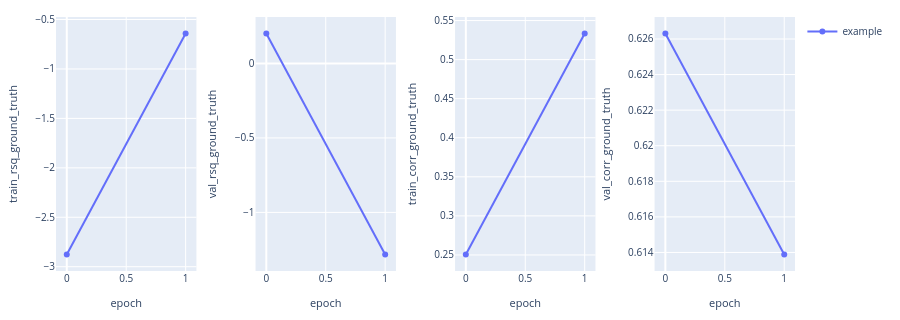

Notebook code cell kept with this figure:
### Code cell
analysis = BagOfWordsAnalysisConfig.from_grouped({
    "example": [(0, config.study_folder)]
})

analysis.plot_vs_epoch([
    rsq_expr(split="train", y="ground_truth"),
    rsq_expr(split="val", y="ground_truth"),
    corr_expr(split="train", y="ground_truth"),
    corr_expr(split="val", y="ground_truth"),
])

### Figure 1 — Plotly figure (JSON) as saved in the notebook; plotly's stock layout.template omitted (floating-point values rounded to 4 significant figures)
{"data": [{"customdata": [[0.2, 1], [0.2, 1]], "hovertemplate": "epoch: %{x}<br>train_rsq_ground_truth: %{y}<br>dataset corr: %{customdata[0]}<br>n_seeds: %{customdata[1]}<extra>example</extra>", "legendgroup": "example", "line": {"color": "#636EFA", "dash": "solid"}, "marker": {"color": "#636EFA"}, "mode": "lines+markers", "name": "example", "showlegend": true, "type": "scatter", "x": [0, 1], "xaxis": "x", "y": [-2.877, -0.641], "yaxis": "y"}, {"customdata": [[0.2, 1], [0.2, 1]], "hovertemplate": "epoch: %{x}<br>val_rsq_ground_truth: %{y}<br>dataset corr: %{customdata[0]}<br>n_seeds: %{customdata[1]}<extra>example</extra>", "legendgroup": "example", "line": {"color": "#636EFA", "dash": "solid"}, "marker": {"color": "#636EFA"}, "mode": "lines+markers", "name": "example", "showlegend": false, "type": "scatter", "x": [0, 1], "xaxis": "x2", "y": [0.2008, -1.283], "yaxis": "y2"}, {"customdata": [[0.2, 1], [0.2, 1]], "hovertemplate": "epoch: %{x}<br>train_corr_ground_truth: %{y}<br>dataset corr: %{customdata[0]}<br>n_seeds: %{customdata[1]}<extra>example</extra>", "legendgroup": "example", "line": {"color": "#636EFA", "dash": "solid"}, "marker": {"color": "#636EFA"}, "mode": "lines+markers", "name": "example", "showlegend": false, "type": "scatter", "x": [0, 1], "xaxis": "x3", "y": [0.2505, 0.5335], "yaxis": "y3"}, {"customdata": [[0.2, 1], [0.2, 1]], "hovertemplate": "epoch: %{x}<br>val_corr_ground_truth: %{y}<br>dataset corr: %{customdata[0]}<br>n_seeds: %{customdata[1]}<extra>example</extra>", "legendgroup": "example", "line": {"color": "#636EFA", "dash": "solid"}, "marker": {"color": "#636EFA"}, "mode": "lines+markers", "name": "example", "showlegend": false, "type": "scatter", "x": [0, 1], "xaxis": "x4", "y": [0.6263, 0.6139], "yaxis": "y4"}], "layout": {"font": {"size": 11}, "height": 320, "legend": {"font": {"size": 10}, "x": 1.01, "xanchor": "left", "y": 1.0, "yanchor": "top"}, "margin": {"b": 40, "l": 50, "r": 105, "t": 15}, "title": {}, "xaxis": {"anchor": "y", "domain": [0.0, 0.19], "tickfont": {"size": 10}, "title": {"font": {"size": 11}, "text": "epoch"}}, "xaxis2": {"anchor": "y2", "domain": [0.27, 0.46], "tickfont": {"size": 10}, "title": {"font": {"size": 11}, "text": "epoch"}}, "xaxis3": {"anchor": "y3", "domain": [0.54, 0.73], "tickfont": {"size": 10}, "title": {"font": {"size": 11}, "text": "epoch"}}, "xaxis4": {"anchor": "y4", "domain": [0.81, 1.0], "tickfont": {"size": 10}, "title": {"font": {"size": 11}, "text": "epoch"}}, "yaxis": {"anchor": "x", "domain": [0.0, 1.0], "tickfont": {"size": 10}, "title": {"font": {"size": 11}, "text": "train_rsq_ground_truth"}}, "yaxis2": {"anchor": "x2", "domain": [0.0, 1.0], "tickfont": {"size": 10}, "title": {"font": {"size": 11}, "text": "val_rsq_ground_truth"}}, "yaxis3": {"anchor": "x3", "domain": [0.0, 1.0], "tickfont": {"size": 10}, "title": {"font": {"size": 11}, "text": "train_corr_ground_truth"}}, "yaxis4": {"anchor": "x4", "domain": [0.0, 1.0], "tickfont": {"size": 10}, "title": {"font": {"size": 11}, "text": "val_corr_ground_truth"}}}}
